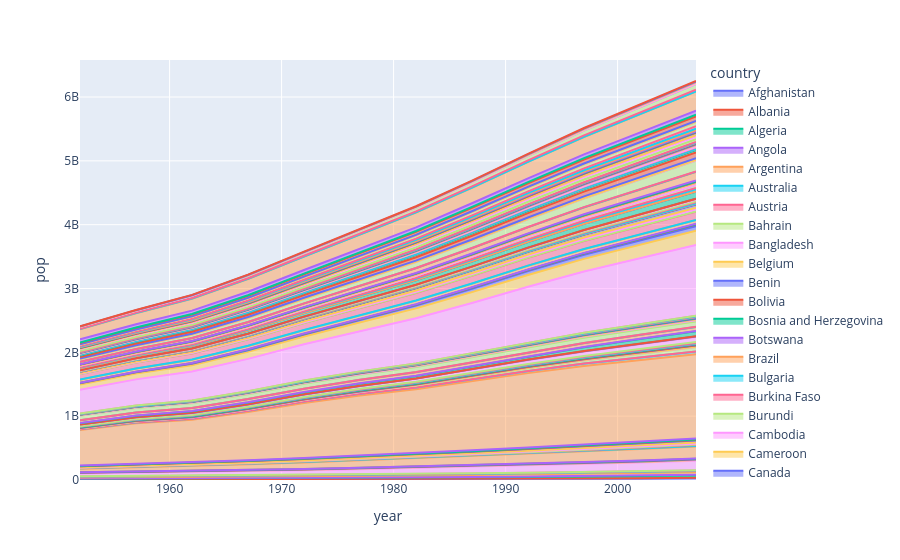

Notebook cell for this chart:
### Markdown cell above
Area Chart, Line Chart jaisa hi hota hai, bas line ke neeche ka area color se fill ho jata hai.
>line_group ka kaam data ko alag-alag lines (ya area) me divide karna hai.

### Code cell
df=px.data.gapminder()
print(df)
var=px.area(df,x="year",y="pop",color="country",line_group="continent")
var.show()
